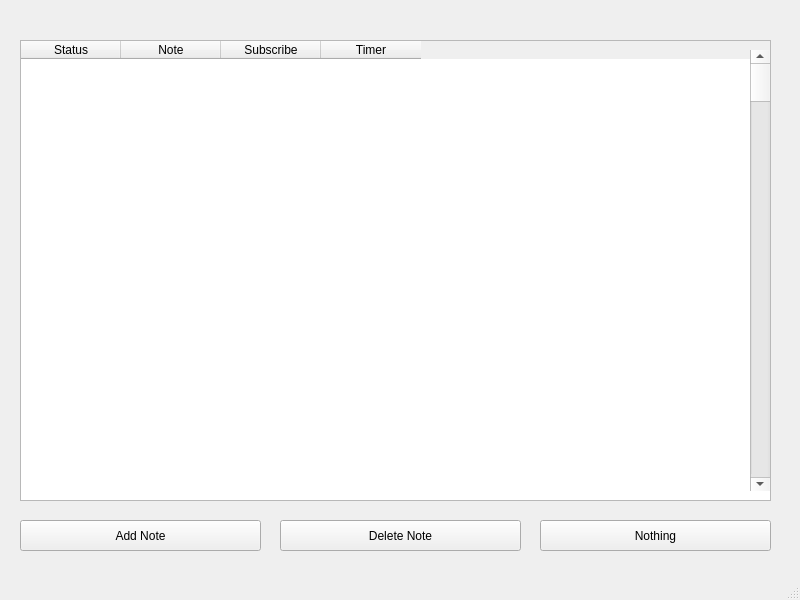
<?xml version="1.0" encoding="UTF-8"?>
<ui version="4.0">
 <class>MainWindow</class>
 <widget class="QMainWindow" name="MainWindow">
  <property name="geometry">
   <rect>
    <x>0</x>
    <y>0</y>
    <width>800</width>
    <height>600</height>
   </rect>
  </property>
  <property name="windowTitle">
   <string>MainWindow</string>
  </property>
  <widget class="QWidget" name="centralwidget">
   <widget class="QTableWidget" name="tableWidget">
    <property name="geometry">
     <rect>
      <x>20</x>
      <y>40</y>
      <width>751</width>
      <height>461</height>
     </rect>
    </property>
    <property name="sizePolicy">
     <sizepolicy hsizetype="Expanding" vsizetype="Expanding">
      <horstretch>0</horstretch>
      <verstretch>0</verstretch>
     </sizepolicy>
    </property>
    <property name="mouseTracking">
     <bool>false</bool>
    </property>
    <property name="tabletTracking">
     <bool>false</bool>
    </property>
    <column>
     <property name="text">
      <string>Status</string>
     </property>
    </column>
    <column>
     <property name="text">
      <string>Note</string>
     </property>
    </column>
    <column>
     <property name="text">
      <string>Subscribe</string>
     </property>
    </column>
    <column>
     <property name="text">
      <string>Timer</string>
     </property>
    </column>
   </widget>
   <widget class="QScrollBar" name="verticalScrollBar">
    <property name="geometry">
     <rect>
      <x>750</x>
      <y>50</y>
      <width>20</width>
      <height>441</height>
     </rect>
    </property>
    <property name="orientation">
     <enum>Qt::Vertical</enum>
    </property>
   </widget>
   <widget class="QPushButton" name="pushButton">
    <property name="geometry">
     <rect>
      <x>20</x>
      <y>520</y>
      <width>241</width>
      <height>31</height>
     </rect>
    </property>
    <property name="text">
     <string>Add Note</string>
    </property>
   </widget>
   <widget class="QPushButton" name="pushButton_2">
    <property name="geometry">
     <rect>
      <x>280</x>
      <y>520</y>
      <width>241</width>
      <height>31</height>
     </rect>
    </property>
    <property name="text">
     <string>Delete Note</string>
    </property>
   </widget>
   <widget class="QPushButton" name="pushButton_3">
    <property name="geometry">
     <rect>
      <x>540</x>
      <y>520</y>
      <width>231</width>
      <height>31</height>
     </rect>
    </property>
    <property name="text">
     <string>Nothing</string>
    </property>
   </widget>
  </widget>
  <widget class="QMenuBar" name="menubar">
   <property name="geometry">
    <rect>
     <x>0</x>
     <y>0</y>
     <width>800</width>
     <height>23</height>
    </rect>
   </property>
  </widget>
  <widget class="QStatusBar" name="statusbar"/>
 </widget>
 <resources/>
 <connections/>
</ui>
